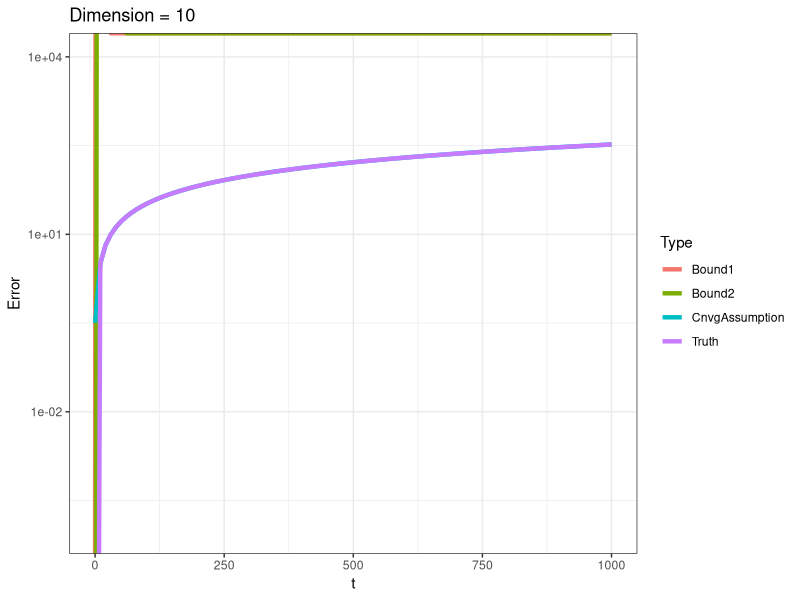
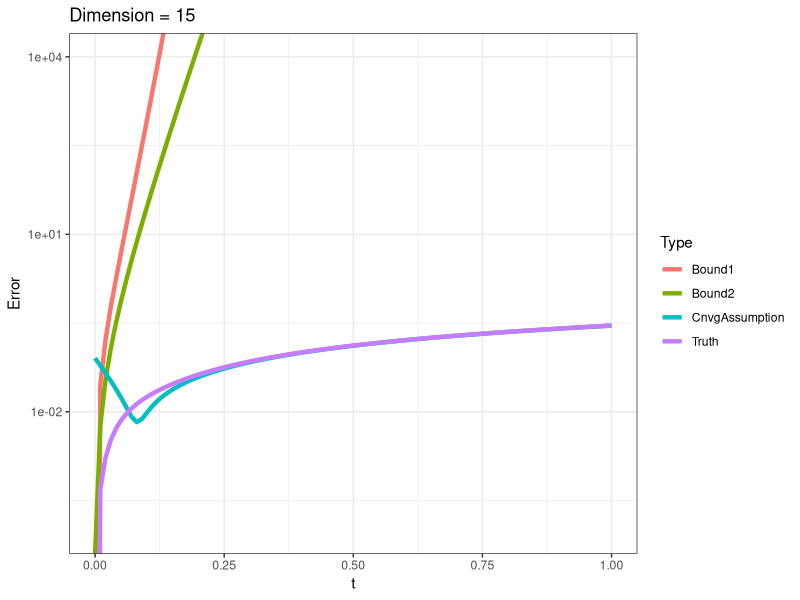
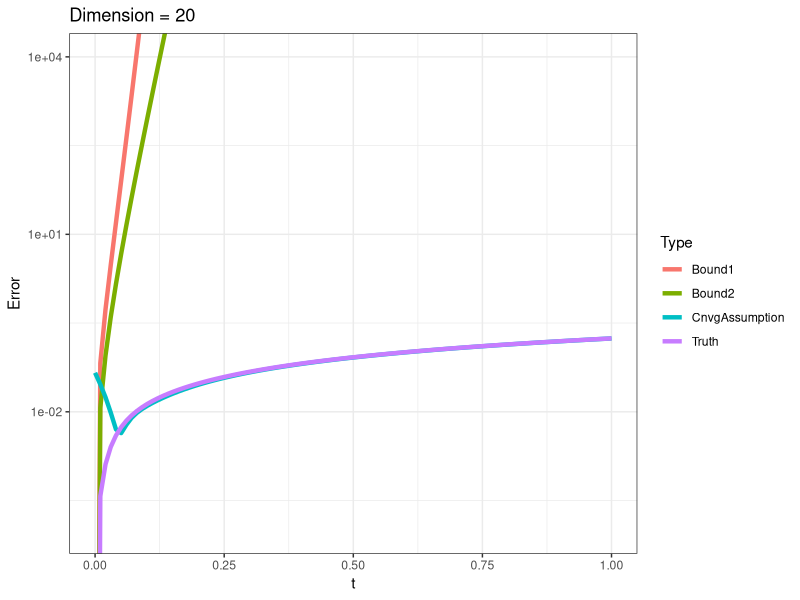
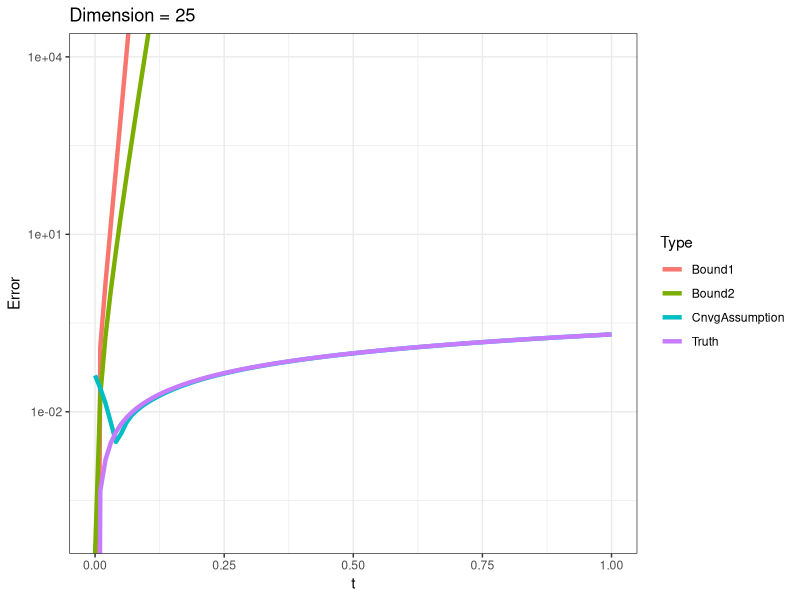
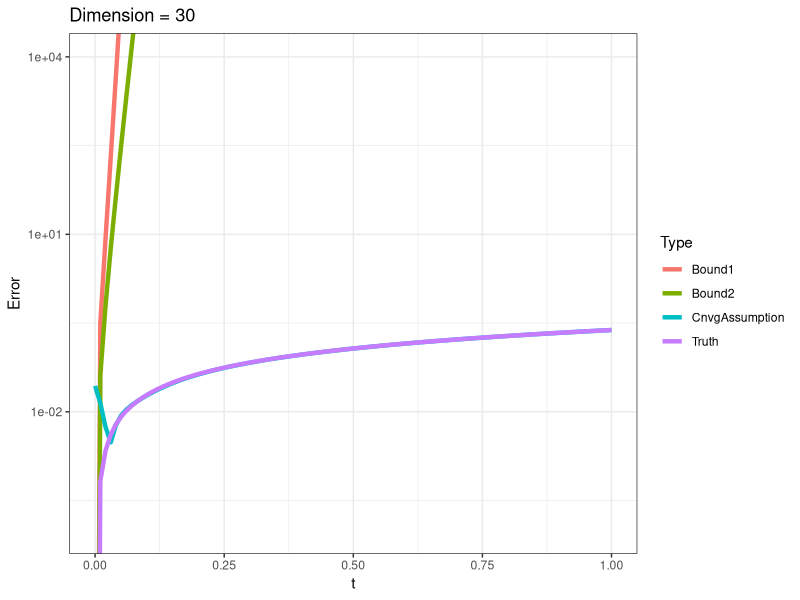

Reproduce these figures in R, in order. (Note: this script raises an error after producing the figures.)
setwd("~/expmDerivative/")
library(ggplot2)

blockwise <- function(t,Q,E) {
  B1  <- cbind(Q,E)
  B2  <- cbind(Q*0,Q)
  B   <- rbind(B1,B2) 
  etB <- expm::expm(t*B)
  return(etB[1:(dim(etB)[1]/2),(dim(etB)[1]/2+1):dim(etB)[1]])
}

cnvrgncBnd <- function(t, Q, Jij) {
  n <- dim(Q)[1]
  eig.obj <- eigen(Q)
  inv.spctrm <- 1/eig.obj$values
  inv.spctrm[length(inv.spctrm)] <- 0
  pinv    <- Re(eig.obj$vectors %*% diag(inv.spctrm) %*% solve(eig.obj$vectors))
  mat <- expm::expm(t*Q)%*%Jij%*%pinv%*%(Q*t+diag(n))
  return(norm(mat,type="F"))
}

nvBnd1 <- function(t, Q, Jij) {
  nrmXptQ <- norm(expm::expm(t*Q),type="F")
  nrmQ    <- norm(Q,type="F")
  out     <- nrmXptQ / (2*nrmQ) * (exp(2*t*nrmQ) - 2*t*nrmQ - 1)
  return(out)
}

nvBnd2 <- function(t, Q, Jij) {
  nrmQ    <- norm(Q,type="F")
  out     <- sqrt(2)/nrmQ * (exp(t*nrmQ)*(t*nrmQ - 1) + 1)
  return(out)
}

################################################################################

# something wrong with commented block
# df      <- data.frame(Error=numeric(),Type=character(),t=numeric())
# n       <- 10
# Q       <- matrix(1,n,n)
# diag(Q) <- 0
# diag(Q) <- - rowSums(Q)
# E        <- matrix(0,n,n)
# E[2,1]   <- 1 
# vals <- diag(1/eigen(Q)$values)
# vals[1,1] <- 0
# vecs <- eigen(Q)$vectors
# #max(abs(vecs%*%vals%*%solve(vecs)-Q))
# Qplus <- vecs%*%vals%*%solve(vecs)
# norm(Qplus)
# 
# for (t in seq(from=10^(-10),to=10,length.out=100)) {
#   
#   drv <- blockwise(t=t,Q,E)
#   frstRdr <- expm::expm(t*Q) %*% E *t # correct approx
#   
#   df <- rbind(df,
#               c(norm(frstRdr-drv,type = "F"),
#                 "Truth",
#                 t))
#   df <- rbind(df,
#               c(cnvrgncBnd(t,Q,E),
#                 "CnvgAssumption",
#                 t))
#   df <- rbind(df,
#               c(nvBnd1(t,Q,E),
#                 "Bound1",
#                 t))
#   df <- rbind(df,
#               c(nvBnd2(t,Q,E),
#                 "Bound2",
#                 t))
# }
# 
# colnames(df) <- c("Error","Type","t")
# df$Type <- factor(df$Type)
# df$Error <- as.numeric(df$Error)
# df$t     <- as.numeric(df$t)
# 
# gg <- ggplot(df,aes(x=t,y=Error,color=Type)) +
#   geom_line(size=1.5) +
#   geom_hline(yintercept = 10*norm(Qplus,type="2")) +
#   scale_y_log10() +
#   coord_cartesian(ylim=c(1e-4,1e+4)) +
#   ggtitle("Dimension = 5") +
#   theme_bw()
# gg

df      <- data.frame(Error=numeric(),Type=character(),t=numeric())
n       <- 5
Q       <- matrix(rexp(n^2),n,n)
diag(Q) <- 0
diag(Q) <- - rowSums(Q)
E        <- matrix(0,n,n)
E[1,2]   <- 1 

for (t in seq(from=10^(-10),to=1000,length.out=100)) {
  
  drv <- blockwise(t=t,Q,E)
  frstRdr <- expm::expm(t*Q) %*% E *t # correct approx
  
  df <- rbind(df,
              c(norm(frstRdr-drv,type = "F"),
                "Truth",
                t))
  df <- rbind(df,
              c(cnvrgncBnd(t,Q,E),
                "CnvgAssumption",
                t))
  df <- rbind(df,
              c(nvBnd1(t,Q,E),
                "Bound1",
                t))
  df <- rbind(df,
              c(nvBnd2(t,Q,E),
                "Bound2",
                t))
}

colnames(df) <- c("Error","Type","t")
df$Type <- factor(df$Type)
df$Error <- as.numeric(df$Error)
df$t     <- as.numeric(df$t)
tail(df)

gg2 <- ggplot(df,aes(x=t,y=Error,color=Type)) +
  geom_line(size=1.5) +
 scale_y_log10() +
  coord_cartesian(ylim=c(1e-4,1e+4)) +
  ggtitle("Dimension = 10") +
  theme_bw()
gg2


df      <- data.frame(Error=numeric(),Type=character(),t=numeric())
n       <- 15
Q       <- matrix(rexp(n^2),n,n)
diag(Q) <- 0
diag(Q) <- - rowSums(Q)
E        <- matrix(0,n,n)
E[2,1]   <- 1 

for (t in seq(from=10^(-10),to=1,length.out=100)) {
  
  drv <- blockwise(t=t,Q,E)
  frstRdr <- expm::expm(t*Q) %*% E *t # correct approx
  
  df <- rbind(df,
              c(norm(frstRdr-drv,type = "F"),
                "Truth",
                t))
  df <- rbind(df,
              c(cnvrgncBnd(t,Q,E),
                "CnvgAssumption",
                t))
  df <- rbind(df,
              c(nvBnd1(t,Q,E),
                "Bound1",
                t))
  df <- rbind(df,
              c(nvBnd2(t,Q,E),
                "Bound2",
                t))
}

colnames(df) <- c("Error","Type","t")
df$Type <- factor(df$Type)
df$Error <- as.numeric(df$Error)
df$t     <- as.numeric(df$t)

gg3 <- ggplot(df,aes(x=t,y=Error,color=Type)) +
  geom_line(size=1.5) +
  scale_y_log10() +
  coord_cartesian(ylim=c(1e-4,1e+4)) +
  ggtitle("Dimension = 15") +
  theme_bw()
gg3

df      <- data.frame(Error=numeric(),Type=character(),t=numeric())
n       <- 20
Q       <- matrix(rexp(n^2),n,n)
diag(Q) <- 0
diag(Q) <- - rowSums(Q)
E        <- matrix(0,n,n)
E[2,1]   <- 1 

for (t in seq(from=10^(-10),to=1,length.out=100)) {
  
  drv <- blockwise(t=t,Q,E)
  frstRdr <- expm::expm(t*Q) %*% E *t # correct approx
  
  df <- rbind(df,
              c(norm(frstRdr-drv,type = "F"),
                "Truth",
                t))
  df <- rbind(df,
              c(cnvrgncBnd(t,Q,E),
                "CnvgAssumption",
                t))
  df <- rbind(df,
              c(nvBnd1(t,Q,E),
                "Bound1",
                t))
  df <- rbind(df,
              c(nvBnd2(t,Q,E),
                "Bound2",
                t))
}

colnames(df) <- c("Error","Type","t")
df$Type <- factor(df$Type)
df$Error <- as.numeric(df$Error)
df$t     <- as.numeric(df$t)

gg4 <- ggplot(df,aes(x=t,y=Error,color=Type)) +
  geom_line(size=1.5) +
  scale_y_log10() +
  coord_cartesian(ylim=c(1e-4,1e+4)) +
  ggtitle("Dimension = 20") +
  theme_bw()
gg4

df      <- data.frame(Error=numeric(),Type=character(),t=numeric())
n       <- 25
Q       <- matrix(rexp(n^2),n,n)
diag(Q) <- 0
diag(Q) <- - rowSums(Q)
E        <- matrix(0,n,n)
E[2,1]   <- 1 

for (t in seq(from=10^(-10),to=1,length.out=100)) {
  
  drv <- blockwise(t=t,Q,E)
  frstRdr <- expm::expm(t*Q) %*% E *t # correct approx
  
  df <- rbind(df,
              c(norm(frstRdr-drv,type = "F"),
                "Truth",
                t))
  df <- rbind(df,
              c(cnvrgncBnd(t,Q,E),
                "CnvgAssumption",
                t))
  df <- rbind(df,
              c(nvBnd1(t,Q,E),
                "Bound1",
                t))
  df <- rbind(df,
              c(nvBnd2(t,Q,E),
                "Bound2",
                t))
}

colnames(df) <- c("Error","Type","t")
df$Type <- factor(df$Type)
df$Error <- as.numeric(df$Error)
df$t     <- as.numeric(df$t)

gg5 <- ggplot(df,aes(x=t,y=Error,color=Type)) +
  geom_line(size=1.5) +
  scale_y_log10() +
  coord_cartesian(ylim=c(1e-4,1e+4)) +
  ggtitle("Dimension = 25") +
  theme_bw()
gg5


df      <- data.frame(Error=numeric(),Type=character(),t=numeric())
n       <- 30
Q       <- matrix(rexp(n^2),n,n)
diag(Q) <- 0
diag(Q) <- - rowSums(Q)
E        <- matrix(0,n,n)
E[2,1]   <- 1 

for (t in seq(from=10^(-10),to=1,length.out=100)) {
  
  drv <- blockwise(t=t,Q,E)
  frstRdr <- expm::expm(t*Q) %*% E *t # correct approx
  
  df <- rbind(df,
              c(norm(frstRdr-drv,type = "F"),
                "Truth",
                t))
  df <- rbind(df,
              c(cnvrgncBnd(t,Q,E),
                "CnvgAssumption",
                t))
  df <- rbind(df,
              c(nvBnd1(t,Q,E),
                "Bound1",
                t))
  df <- rbind(df,
              c(nvBnd2(t,Q,E),
                "Bound2",
                t))
}

colnames(df) <- c("Error","Type","t")
df$Type <- factor(df$Type)
df$Error <- as.numeric(df$Error)
df$t     <- as.numeric(df$t)

gg6 <- ggplot(df,aes(x=t,y=Error,color=Type)) +
  geom_line(size=1.5) +
  scale_y_log10() +
  coord_cartesian(ylim=c(1e-4,1e+4)) +
  ggtitle("Dimension = 30") +
  theme_bw()
gg6

library(ggpubr)
ggsave(ggarrange(gg,gg2,gg3,gg4,gg5,gg6,
                 ncol=2,nrow=3,
                 common.legend = TRUE,
                 legend="bottom"),
       filename = "frobeniusScaling.pdf",
       device = "pdf",
       width=12,height=12)


################################################################################
# replace with i norm

blockwise <- function(t,Q,E) {
  B1  <- cbind(Q,E)
  B2  <- cbind(Q*0,Q)
  B   <- rbind(B1,B2) 
  etB <- expm::expm(t*B)
  return(etB[1:(dim(etB)[1]/2),(dim(etB)[1]/2+1):dim(etB)[1]])
}

cnvrgncBnd <- function(t, Q, Jij) {
  n <- dim(Q)[1]
  eig.obj <- eigen(Q)
  inv.spctrm <- 1/eig.obj$values
  inv.spctrm[length(inv.spctrm)] <- 0
  pinv    <- Re(eig.obj$vectors %*% diag(inv.spctrm) %*% solve(eig.obj$vectors))
  mat <- expm::expm(t*Q)%*%Jij%*%pinv%*%(Q*t+diag(n))
  return(norm(mat,type="i"))
}

nvBnd1 <- function(t, Q, Jij) {
  nrmXptQ <- norm(expm::expm(t*Q),type="i")
  nrmQ    <- norm(Q,type="i")
  out     <- nrmXptQ / (2*nrmQ) * (exp(2*t*nrmQ) - 2*t*nrmQ - 1)
  return(out)
}

nvBnd2 <- function(t, Q, Jij) {
  nrmQ    <- norm(Q,type="i")
  out     <- sqrt(2)/nrmQ * (exp(t*nrmQ)*(t*nrmQ - 1) + 1)
  return(out)
}


df      <- data.frame(Error=numeric(),Type=character(),t=numeric())
n       <- 5
Q       <- matrix(rexp(n^2),n,n)
diag(Q) <- 0
diag(Q) <- - rowSums(Q)
E        <- matrix(0,n,n)
E[2,1]   <- 1 

for (t in seq(from=10^(-10),to=10,length.out=100)) {
  
  drv <- blockwise(t=t,Q,E)
  frstRdr <- expm::expm(t*Q) %*% E *t # correct approx
  
  df <- rbind(df,
              c(norm(frstRdr-drv,type = "i"),
                "Truth",
                t))
  df <- rbind(df,
              c(cnvrgncBnd(t,Q,E),
                "CnvgAssumption",
                t))
  df <- rbind(df,
              c(nvBnd1(t,Q,E),
                "Bound1",
                t))
  df <- rbind(df,
              c(nvBnd2(t,Q,E),
                "Bound2",
                t))
}

colnames(df) <- c("Error","Type","t")
df$Type <- factor(df$Type)
df$Error <- as.numeric(df$Error)
df$t     <- as.numeric(df$t)

gg <- ggplot(df,aes(x=t,y=Error,color=Type)) +
  geom_line(size=1.5) +
  scale_y_log10() +
  coord_cartesian(ylim=c(1e-4,1e+4)) +
  ggtitle("Dimension = 5") +
  theme_bw()
gg

df      <- data.frame(Error=numeric(),Type=character(),t=numeric())
n       <- 10
Q       <- matrix(rexp(n^2),n,n)
diag(Q) <- 0
diag(Q) <- - rowSums(Q)
E        <- matrix(0,n,n)
E[2,1]   <- 1 

for (t in seq(from=10^(-10),to=10,length.out=100)) {
  
  drv <- blockwise(t=t,Q,E)
  frstRdr <- expm::expm(t*Q) %*% E *t # correct approx
  
  df <- rbind(df,
              c(norm(frstRdr-drv,type = "i"),
                "Truth",
                t))
  df <- rbind(df,
              c(cnvrgncBnd(t,Q,E),
                "CnvgAssumption",
                t))
  df <- rbind(df,
              c(nvBnd1(t,Q,E),
                "Bound1",
                t))
  df <- rbind(df,
              c(nvBnd2(t,Q,E),
                "Bound2",
                t))
}

colnames(df) <- c("Error","Type","t")
df$Type <- factor(df$Type)
df$Error <- as.numeric(df$Error)
df$t     <- as.numeric(df$t)

gg2 <- ggplot(df,aes(x=t,y=Error,color=Type)) +
  geom_line(size=1.5) +
  scale_y_log10() +
  coord_cartesian(ylim=c(1e-4,1e+4)) +
  ggtitle("Dimension = 10") +
  theme_bw()
gg2


df      <- data.frame(Error=numeric(),Type=character(),t=numeric())
n       <- 15
Q       <- matrix(rexp(n^2),n,n)
diag(Q) <- 0
diag(Q) <- - rowSums(Q)
E        <- matrix(0,n,n)
E[2,1]   <- 1 

for (t in seq(from=10^(-10),to=10,length.out=100)) {
  
  drv <- blockwise(t=t,Q,E)
  frstRdr <- expm::expm(t*Q) %*% E *t # correct approx
  
  df <- rbind(df,
              c(norm(frstRdr-drv,type = "i"),
                "Truth",
                t))
  df <- rbind(df,
              c(cnvrgncBnd(t,Q,E),
                "CnvgAssumption",
                t))
  df <- rbind(df,
              c(nvBnd1(t,Q,E),
                "Bound1",
                t))
  df <- rbind(df,
              c(nvBnd2(t,Q,E),
                "Bound2",
                t))
}

colnames(df) <- c("Error","Type","t")
df$Type <- factor(df$Type)
df$Error <- as.numeric(df$Error)
df$t     <- as.numeric(df$t)

gg3 <- ggplot(df,aes(x=t,y=Error,color=Type)) +
  geom_line(size=1.5) +
  scale_y_log10() +
  coord_cartesian(ylim=c(1e-4,1e+4)) +
  ggtitle("Dimension = 15") +
  theme_bw()
gg3

df      <- data.frame(Error=numeric(),Type=character(),t=numeric())
n       <- 20
Q       <- matrix(rexp(n^2),n,n)
diag(Q) <- 0
diag(Q) <- - rowSums(Q)
E        <- matrix(0,n,n)
E[2,1]   <- 1 

for (t in seq(from=10^(-10),to=10,length.out=100)) {
  
  drv <- blockwise(t=t,Q,E)
  frstRdr <- expm::expm(t*Q) %*% E *t # correct approx
  
  df <- rbind(df,
              c(norm(frstRdr-drv,type = "i"),
                "Truth",
                t))
  df <- rbind(df,
              c(cnvrgncBnd(t,Q,E),
                "CnvgAssumption",
                t))
  df <- rbind(df,
              c(nvBnd1(t,Q,E),
                "Bound1",
                t))
  df <- rbind(df,
              c(nvBnd2(t,Q,E),
                "Bound2",
                t))
}

colnames(df) <- c("Error","Type","t")
df$Type <- factor(df$Type)
df$Error <- as.numeric(df$Error)
df$t     <- as.numeric(df$t)

gg4 <- ggplot(df,aes(x=t,y=Error,color=Type)) +
  geom_line(size=1.5) +
  scale_y_log10() +
  coord_cartesian(ylim=c(1e-4,1e+4)) +
  ggtitle("Dimension = 20") +
  theme_bw()
gg4

df      <- data.frame(Error=numeric(),Type=character(),t=numeric())
n       <- 25
Q       <- matrix(rexp(n^2),n,n)
diag(Q) <- 0
diag(Q) <- - rowSums(Q)
E        <- matrix(0,n,n)
E[2,1]   <- 1 

for (t in seq(from=10^(-10),to=10,length.out=100)) {
  
  drv <- blockwise(t=t,Q,E)
  frstRdr <- expm::expm(t*Q) %*% E *t # correct approx
  
  df <- rbind(df,
              c(norm(frstRdr-drv,type = "i"),
                "Truth",
                t))
  df <- rbind(df,
              c(cnvrgncBnd(t,Q,E),
                "CnvgAssumption",
                t))
  df <- rbind(df,
              c(nvBnd1(t,Q,E),
                "Bound1",
                t))
  df <- rbind(df,
              c(nvBnd2(t,Q,E),
                "Bound2",
                t))
}

colnames(df) <- c("Error","Type","t")
df$Type <- factor(df$Type)
df$Error <- as.numeric(df$Error)
df$t     <- as.numeric(df$t)

gg5 <- ggplot(df,aes(x=t,y=Error,color=Type)) +
  geom_line(size=1.5) +
  scale_y_log10() +
  coord_cartesian(ylim=c(1e-4,1e+4)) +
  ggtitle("Dimension = 25") +
  theme_bw()
gg5


df      <- data.frame(Error=numeric(),Type=character(),t=numeric())
n       <- 30
Q       <- matrix(rexp(n^2),n,n)
diag(Q) <- 0
diag(Q) <- - rowSums(Q)
E        <- matrix(0,n,n)
E[2,1]   <- 1 

for (t in seq(from=10^(-10),to=10,length.out=100)) {
  
  drv <- blockwise(t=t,Q,E)
  frstRdr <- expm::expm(t*Q) %*% E *t # correct approx
  
  df <- rbind(df,
              c(norm(frstRdr-drv,type = "i"),
                "Truth",
                t))
  df <- rbind(df,
              c(cnvrgncBnd(t,Q,E),
                "CnvgAssumption",
                t))
  df <- rbind(df,
              c(nvBnd1(t,Q,E),
                "Bound1",
                t))
  df <- rbind(df,
              c(nvBnd2(t,Q,E),
                "Bound2",
                t))
}

colnames(df) <- c("Error","Type","t")
df$Type <- factor(df$Type)
df$Error <- as.numeric(df$Error)
df$t     <- as.numeric(df$t)

gg6 <- ggplot(df,aes(x=t,y=Error,color=Type)) +
  geom_line(size=1.5) +
  scale_y_log10() +
  coord_cartesian(ylim=c(1e-4,1e+4)) +
  ggtitle("Dimension = 30") +
  theme_bw()
gg6

library(ggpubr)
ggsave(ggarrange(gg,gg2,gg3,gg4,gg5,gg6,
                 ncol=2,nrow=3,
                 common.legend = TRUE,
                 legend="bottom"),
       filename = "infinityScaling.pdf",
       device = "pdf",
       width=12,height=12)
